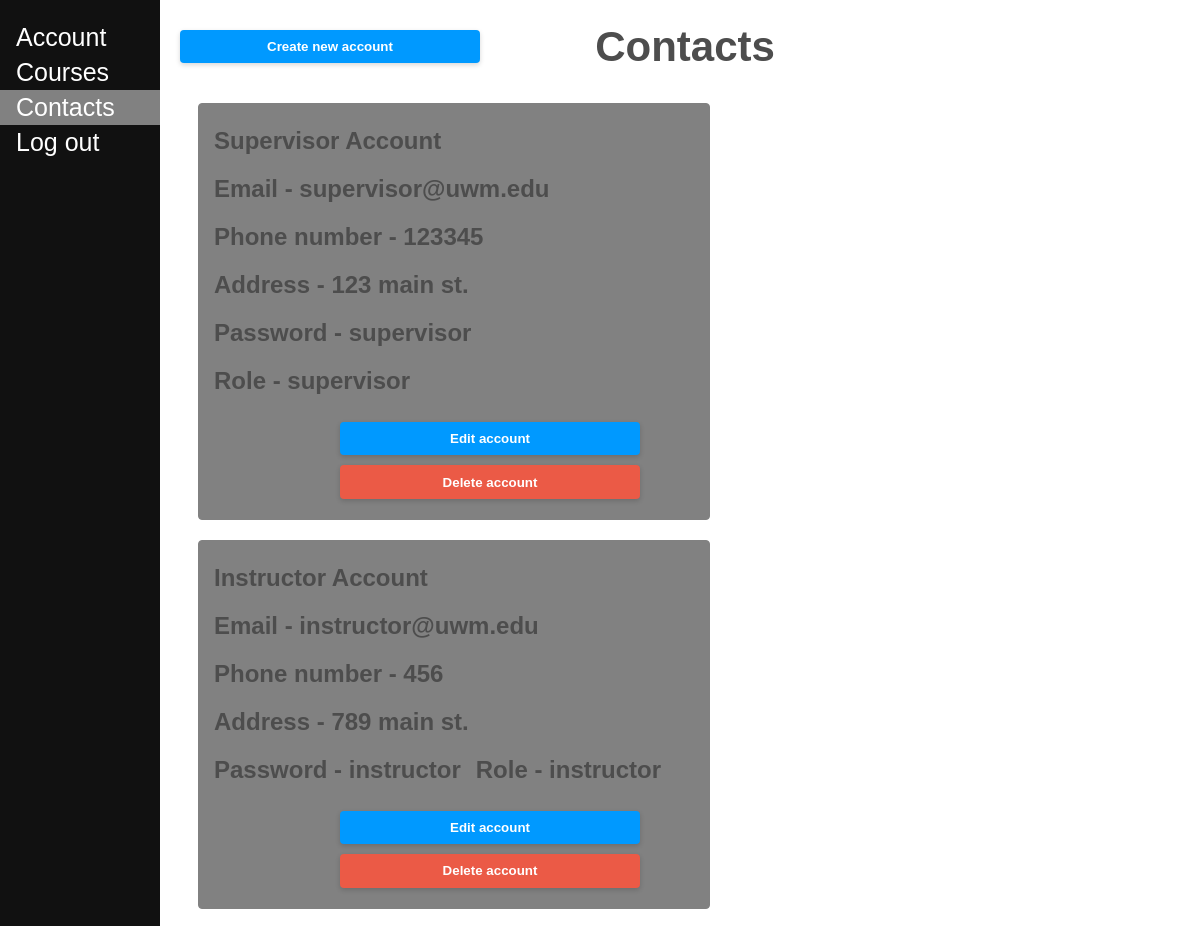
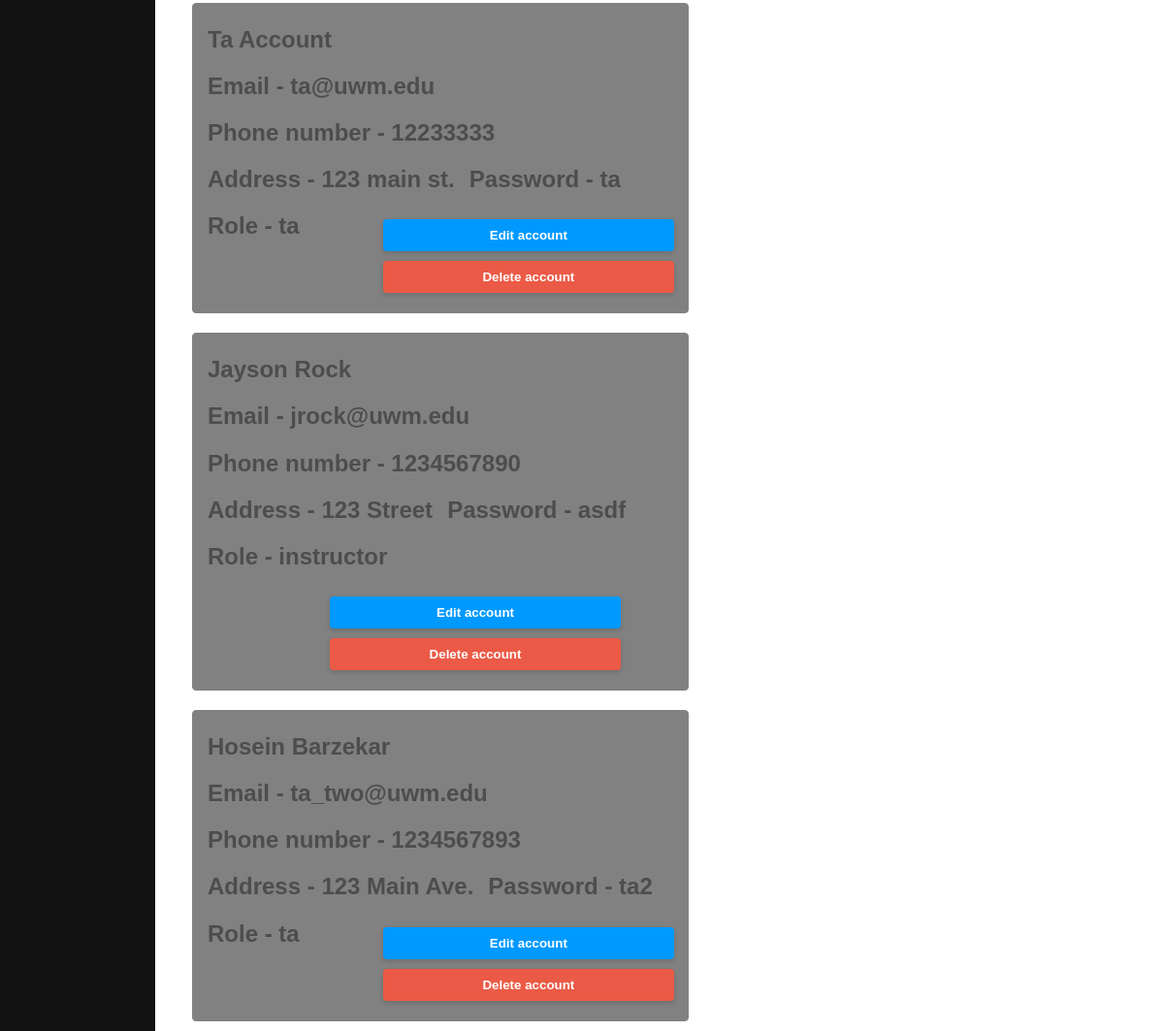
Screenshot of /contacts/ (signed in) with the database file from the repository (2 pictures, top to bottom).
### ourapp/models.py (models this page shows, shortened)
class MyUser(models.Model):
    first_name = models.CharField(max_length=100, default=None)
    last_name = models.CharField(max_length=100, default=None)
    password = models.CharField(max_length=100, default=None)
    address = models.CharField(max_length=100, default=None)
    email = models.EmailField(default=None)
    phone_number = models.CharField(max_length=15, default=None)
    role = models.CharField(max_length=100, default=None, choices=Role.choices)
    skills = models.ManyToManyField(Skill, default=None, blank=True)

### ourapp/views.py (the view, shortened to what this page needs)
# urls.py: path('contacts/', views.Contacts.as_view(), name='contacts')
class Contacts(View):
    def get(self, request):
        request.session['submitted'] = False
        accounts = MyUser.objects.all()
        return render(request, "contacts.html", {"accounts": accounts})

### ourapp/templates/contacts.html (shortened to what this page needs)
<!DOCTYPE html>
<html lang="en">
<head>
    {% load static %}
    <link rel="stylesheet" href="{% static 'styles.css' %}">
</head>
<body>
    <div class="sidenav">
        <a href="/account/">Account</a>
        <a href="/course/">Courses</a>
        <a href="/contacts/" class="current">Contacts</a>
        <a href="/">Log out</a>
    </div>
    <div class="main">
        <section>
            {% if request.session.supervisor %}
                <button class="modButt" id="myBtn">Create new account</button>
            {% endif %}
            <h2>Contacts</h2>
            {% for i in accounts %}
                <div class="contactInfo">
                    <h1>{{ i.first_name }} {{ i.last_name }}</h1>
                    <h1 class="conText">Email - {{ i.email }}</h1>
                    <h1 class="conText">Phone number - {{ i.phone_number }}</h1>
                    {% if request.session.supervisor %}
                        <div class="hidContactInfo">
                            <h1 class="conText">Address - {{ i.address }}</h1>
                            <h1 class="conText">Password - {{ i.password }}</h1>
                            <h1 class="conText">Role - {{ i.role }}</h1>
                        </div>
                    {% endif %}
                    {% if request.session.supervisor %}
                        <div id="contactButts">
                            <button class="modButt editButt" id="myBtn">Edit account</button>
                            <button class="modButt editButt delButt">Delete account</button>
                        </div>
                    {% endif %}
                </div>
            {% endfor %}
        </section>
    </div>
</body>
</html>

### static/styles.css (style rules this page uses)
.modButt { box-shadow: 0px 2px 5px 0px rgb(0 0 0 / 16%); position: absolute; left: 15vw; top: 30px; height: 2.5em; width: 300px; }
a:link { text-decoration: none; }
html { color: #4d4d4d; font-weight: 300; line-height: 1.44em; font-family: sans-serif; }
div { display: block; text-align: center; }
h1 { font-size: 24px; margin-top: 10px; margin-bottom: 25px; }
button { background: #0099FF; width: 100%; color: #FFFFFF; border-radius: 0.3em; display: inline-block; font-weight: bold; padding: 0.6em 1.3em; position: relative; text-decoration: none; border: 0px; }
::placeholder { color: #A8A9AC }
.sidenav { height: 100%; width: 160px; position: fixed; z-index: 1; top: 0; left: 0; background-color: #111111; overflow-x: hidden; padding-top: 20px; }
.sidenav a { padding: 6px 8px 6px 16px; text-decoration: none; text-align: left; font-size: 25px; color: #FFFFFF; display: block; }
.main { margin-left: 170px; font-size: 28px; padding: 0px 10px; }
.current { background-color: #818181; color: #111; }
.delButt { background-color: #EB5A46; }
.editButt { position: relative; margin: 5px; top: 0px; left: 3vw; display: inline; }
.contactInfo { background-color: #818181; padding: 15px; margin: 10px; width: 40vw; text-align: left; border: 1px solid #818181; border-radius: 4px; float: left; }
.hidContactInfo { text-align: left; }
.conText { float: left; margin-top: 0; margin-right: 15px; }

### rows the page displays
MyUser: first_name "Supervisor", last_name "Account", email "supervisor@uwm.edu", phone_number "123345", address "123 main st.", password "supervisor", role "supervisor"
MyUser: first_name "Instructor", last_name "Account", email "instructor@uwm.edu", phone_number "456", address "789 main st.", password "instructor", role "instructor"
MyUser: first_name "Ta", last_name "Account", email "ta@uwm.edu", phone_number "12233333", address "123 main st.", password "ta", role "ta"
MyUser: first_name "Jayson", last_name "Rock", email "jrock@uwm.edu", phone_number "1234567890", address "123 Street", password "asdf", role "instructor"
MyUser: first_name "Hosein", last_name "Barzekar", email "ta_two@uwm.edu", phone_number "1234567893", address "123 Main Ave.", password "ta2", role "ta"
